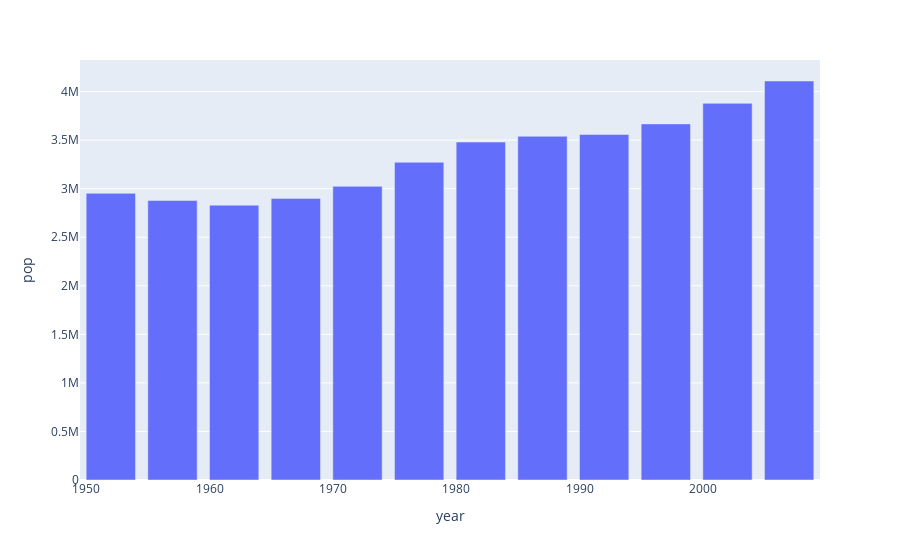

This figure's notebook cell:
### Code cell
# x = groups that you are interested in; y = counts you want to display
fig = px.bar(df, x='year', y='pop') 
fig.show()

### Figure 1 — Plotly figure (JSON) as saved in the notebook; plotly's stock layout.template omitted (floating-point values rounded to 4 significant figures)
{"data": [{"alignmentgroup": "True", "hovertemplate": "year=%{x}<br>pop=%{y}<extra></extra>", "legendgroup": "", "marker": {"color": "#636efa", "pattern": {"shape": ""}}, "name": "", "offsetgroup": "", "orientation": "v", "showlegend": false, "textposition": "auto", "type": "bar", "x": [1952, 1957, 1962, 1967, 1972, 1977, 1982, 1987, 1992, 1997, 2002, 2007], "xaxis": "x", "y": [2952156, 2878220, 2830000, 2900100, 3024400, 3271900, 3480000, 3539900, 3557761, 3667233, 3879155, 4109086], "yaxis": "y"}], "layout": {"barmode": "relative", "legend": {"tracegroupgap": 0}, "margin": {"t": 60}, "xaxis": {"anchor": "y", "domain": [0, 1], "title": {"text": "year"}}, "yaxis": {"anchor": "x", "domain": [0, 1], "title": {"text": "pop"}}}}
